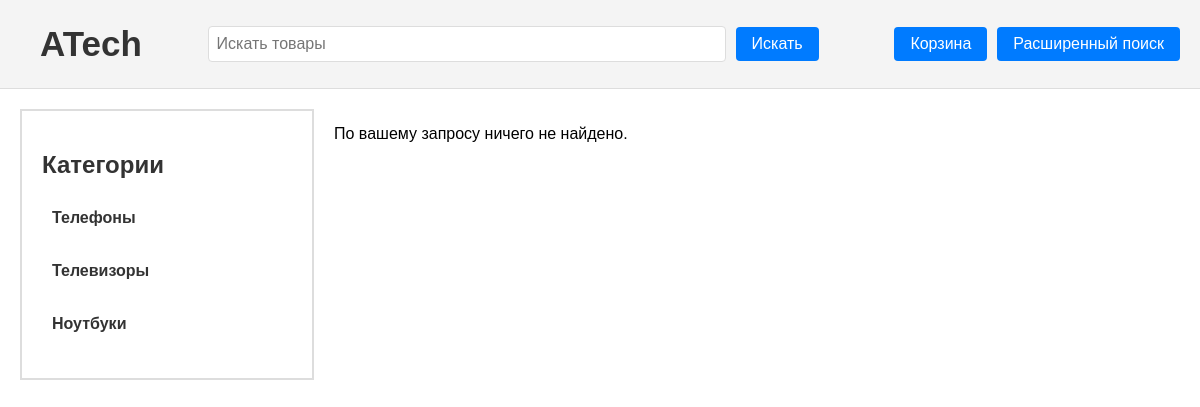
The app's page /search/, older data.
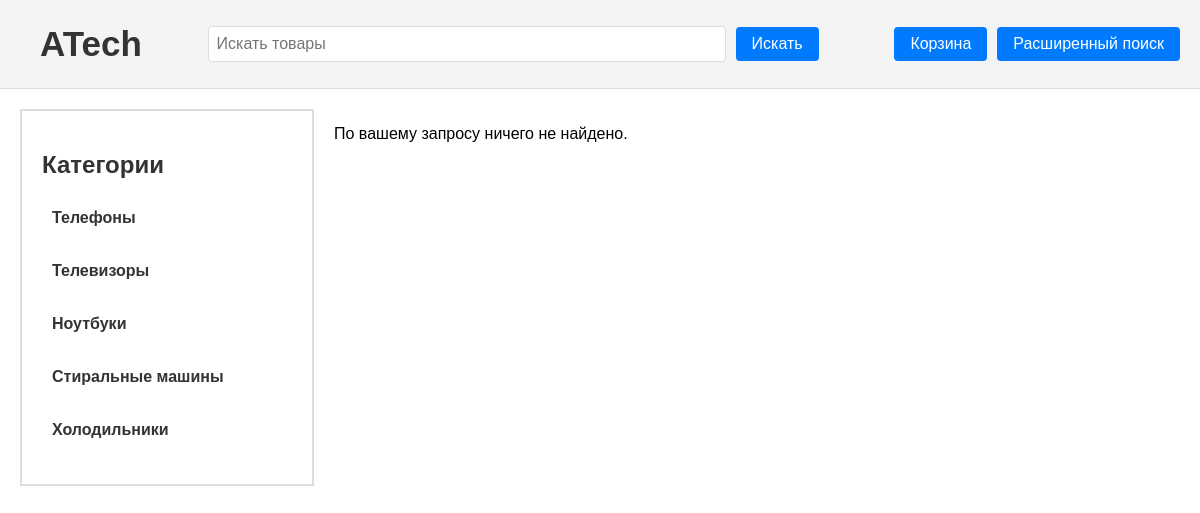
The same page, newer data.
### app/models.py (models this page shows, shortened)
class Category(models.Model):
    category_name = models.CharField(max_length=45)

### app/views.py (the view)
# urls.py: path('search/', views.search_view, name='search_view'),
def search_view(request):
    form = SearchForm(request.GET)
    products = Product.objects.none()
    search_form = SearchForm(request.GET)
    advanced_search_form = AdvancedSearchForm(request.GET)
    categories = Category.objects.all()
    if form.is_valid():
        product_name = form.cleaned_data.get('product_name')
        if product_name:
            products = Product.objects.filter(product_name__icontains=product_name)
    return render(request, 'search_results.html', {
        'products': products,
        'form': form,
        'search_form': search_form,
        'advanced_search_form': advanced_search_form,
        'categories': categories,
    })

### app/forms.py
class SearchForm(forms.Form):
    product_name = forms.CharField(
        label='',
        max_length=100,
        required=False,
        widget=forms.TextInput(attrs={'placeholder': 'Искать товары', 'class': 'search-input'}))

### app/templates/search_results.html (shortened to what this page needs)
<!DOCTYPE html>
<html lang="en">
<head>
    {% load static %}
    <link rel="stylesheet" href="{% static 'css/base.css' %}">
</head>
<body>
    <header>
        <div class="logo">
            <a href="{% url 'home' %}"><h1>ATech</h1></a>
        </div>
        <div class="search1">
            <div class="search-box">
                <form method="GET" action="{% url 'search_view' %}">
                    {{ search_form.as_p }}
                    <button type="submit">Искать</button>
                </form>
            </div>
        </div>
        <nav>
            <div class="header-buttons">
                <a class="cart-button" href="{% url 'view_cart' %}">Корзина</a>
                <button id="advanced-search-btn">Расширенный поиск</button>
            </div>
        </nav>
    </header>
    <main>
        <div class="content-wrapper">
            <aside class="sidebar">
                <h2>Категории</h2>
                <ul class="category-list">
                    {% for category in categories %}
                        <li>
                            <a href="{% url 'category_view' category.id %}">{{ category.category_name }}</a>
                        </li>
                    {% endfor %}
                </ul>
            </aside>
            {% if products %}
                <div class="product-list">
                    <div class="product-list-inner">
                        {% for product in products %}
                            <div class="product">
                                <a href="{% url 'product_detail' product.id %}">
                                    <img src="{{ product.image.url }}" alt="{{ product.product_name }}" class="product-image">
                                    <h3 class="product-name">{{ product.product_name }}</h3>
                                    <p class="product-price">${{ product.price|floatformat:2 }}</p>
                                    <form method="POST" action="{% url 'add_to_cart' product.id %}">
                                        {% csrf_token %}
                                        <button class="cart-product-button" type="submit">В корзину</button>
                                    </form>
                                </a>
                            </div>
                        {% endfor %}
                    </div>
                </div>
            {% else %}
                <p>По вашему запросу ничего не найдено.</p>
            {% endif %}
    </main>
</body>
</html>

Row changes from the older to the newer data that the page shows:
added Category: category_name "Стиральные машины"
added Category: category_name "Холодильники"
